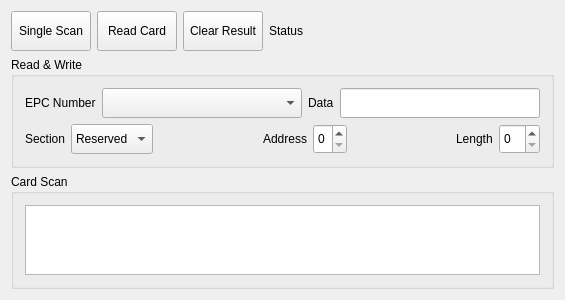
<?xml version="1.0" encoding="UTF-8"?>
<ui version="4.0">
 <class>Widget</class>
 <widget class="QWidget" name="Widget">
  <property name="geometry">
   <rect>
    <x>0</x>
    <y>0</y>
    <width>544</width>
    <height>277</height>
   </rect>
  </property>
  <property name="windowTitle">
   <string>Widget</string>
  </property>
  <layout class="QGridLayout" name="gridLayout_9">
   <item row="0" column="0">
    <layout class="QGridLayout" name="gridLayout_3">
     <item row="0" column="4">
      <spacer name="horizontalSpacer">
       <property name="orientation">
        <enum>Qt::Horizontal</enum>
       </property>
       <property name="sizeHint" stdset="0">
        <size>
         <width>128</width>
         <height>37</height>
        </size>
       </property>
      </spacer>
     </item>
     <item row="0" column="2">
      <widget class="QPushButton" name="clearResult">
       <property name="minimumSize">
        <size>
         <width>0</width>
         <height>40</height>
        </size>
       </property>
       <property name="text">
        <string>Clear Result</string>
       </property>
      </widget>
     </item>
     <item row="0" column="1">
      <widget class="QPushButton" name="readCardBtn">
       <property name="minimumSize">
        <size>
         <width>0</width>
         <height>40</height>
        </size>
       </property>
       <property name="text">
        <string>Read Card</string>
       </property>
      </widget>
     </item>
     <item row="0" column="3">
      <widget class="QLabel" name="statusLabel">
       <property name="text">
        <string>Status</string>
       </property>
      </widget>
     </item>
     <item row="0" column="0">
      <widget class="QPushButton" name="singleScanBtn">
       <property name="minimumSize">
        <size>
         <width>0</width>
         <height>40</height>
        </size>
       </property>
       <property name="text">
        <string>Single Scan</string>
       </property>
      </widget>
     </item>
    </layout>
   </item>
   <item row="1" column="0">
    <widget class="QGroupBox" name="groupBox_4">
     <property name="title">
      <string>Read &amp;&amp; Write</string>
     </property>
     <layout class="QGridLayout" name="gridLayout_8">
      <item row="0" column="0">
       <layout class="QGridLayout" name="gridLayout">
        <item row="0" column="0">
         <widget class="QLabel" name="label_3">
          <property name="text">
           <string>EPC Number</string>
          </property>
         </widget>
        </item>
        <item row="0" column="1">
         <widget class="QComboBox" name="comboBox">
          <property name="minimumSize">
           <size>
            <width>200</width>
            <height>30</height>
           </size>
          </property>
          <property name="maxCount">
           <number>10</number>
          </property>
         </widget>
        </item>
       </layout>
      </item>
      <item row="0" column="1">
       <layout class="QHBoxLayout" name="horizontalLayout_7">
        <item>
         <widget class="QLabel" name="label_4">
          <property name="text">
           <string>Data</string>
          </property>
         </widget>
        </item>
        <item>
         <widget class="QLineEdit" name="dataEdit">
          <property name="minimumSize">
           <size>
            <width>200</width>
            <height>30</height>
           </size>
          </property>
         </widget>
        </item>
       </layout>
      </item>
      <item row="1" column="0" colspan="2">
       <layout class="QGridLayout" name="gridLayout_6">
        <item row="0" column="0">
         <layout class="QGridLayout" name="gridLayout_2">
          <item row="0" column="0">
           <widget class="QLabel" name="label_5">
            <property name="text">
             <string>Section</string>
            </property>
           </widget>
          </item>
          <item row="0" column="1">
           <widget class="QComboBox" name="sectionList">
            <property name="minimumSize">
             <size>
              <width>0</width>
              <height>30</height>
             </size>
            </property>
            <item>
             <property name="text">
              <string>Reserved</string>
             </property>
            </item>
            <item>
             <property name="text">
              <string>UII</string>
             </property>
            </item>
            <item>
             <property name="text">
              <string>TID</string>
             </property>
            </item>
            <item>
             <property name="text">
              <string>User</string>
             </property>
            </item>
           </widget>
          </item>
         </layout>
        </item>
        <item row="0" column="1">
         <spacer name="horizontalSpacer_2">
          <property name="orientation">
           <enum>Qt::Horizontal</enum>
          </property>
          <property name="sizeHint" stdset="0">
           <size>
            <width>48</width>
            <height>18</height>
           </size>
          </property>
         </spacer>
        </item>
        <item row="0" column="2">
         <layout class="QGridLayout" name="gridLayout_4">
          <item row="0" column="0">
           <widget class="QLabel" name="label_6">
            <property name="text">
             <string>Address</string>
            </property>
           </widget>
          </item>
          <item row="0" column="1">
           <widget class="QSpinBox" name="addrspinBox">
            <property name="minimumSize">
             <size>
              <width>0</width>
              <height>30</height>
             </size>
            </property>
            <property name="maximum">
             <number>7</number>
            </property>
           </widget>
          </item>
         </layout>
        </item>
        <item row="0" column="3">
         <spacer name="horizontalSpacer_3">
          <property name="orientation">
           <enum>Qt::Horizontal</enum>
          </property>
          <property name="sizeHint" stdset="0">
           <size>
            <width>48</width>
            <height>18</height>
           </size>
          </property>
         </spacer>
        </item>
        <item row="0" column="4">
         <layout class="QGridLayout" name="gridLayout_7">
          <item row="0" column="0">
           <widget class="QLabel" name="label_7">
            <property name="text">
             <string>Length</string>
            </property>
           </widget>
          </item>
          <item row="0" column="1">
           <widget class="QSpinBox" name="lenspinBox">
            <property name="minimumSize">
             <size>
              <width>0</width>
              <height>30</height>
             </size>
            </property>
            <property name="maximum">
             <number>90</number>
            </property>
           </widget>
          </item>
         </layout>
        </item>
       </layout>
      </item>
     </layout>
    </widget>
   </item>
   <item row="2" column="0">
    <widget class="QGroupBox" name="groupBox_3">
     <property name="title">
      <string>Card Scan</string>
     </property>
     <layout class="QGridLayout" name="gridLayout_5">
      <item row="0" column="0">
       <widget class="QTextBrowser" name="epcLogText"/>
      </item>
     </layout>
    </widget>
   </item>
  </layout>
  <zorder>layoutWidget</zorder>
  <zorder>groupBox_4</zorder>
  <zorder>groupBox_3</zorder>
  <zorder></zorder>
  <zorder>openBtn</zorder>
  <zorder>statusLabel</zorder>
  <zorder>horizontalSpacer</zorder>
  <zorder>singleScanBtn</zorder>
  <zorder>clearResult</zorder>
  <zorder>readCardBtn</zorder>
 </widget>
 <layoutdefault spacing="6" margin="11"/>
 <resources/>
 <connections/>
</ui>
